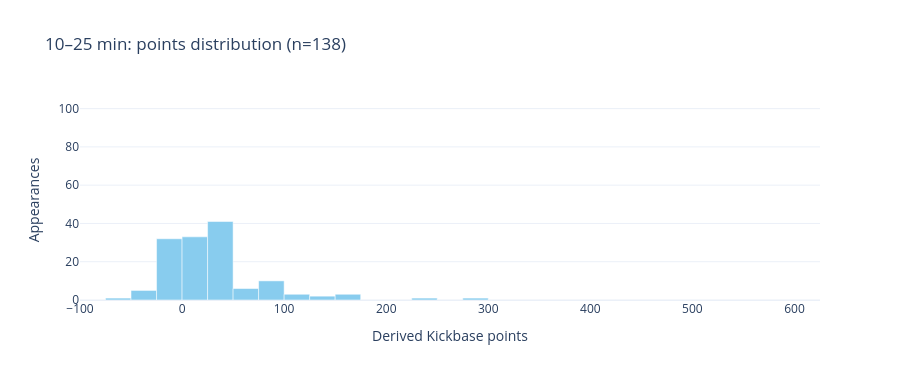

Notebook source saved alongside this figure:
### Markdown cell above
### 10–25 min

### Code cell
distribution_figure('10–25 min').show()

### Figure 1 — Plotly figure (JSON) as saved in the notebook; plotly's stock layout.template omitted (floating-point values rounded to 4 significant figures)
{"data": [{"customdata": [[-100.0, -75.0], [-75.0, -50.0], [-50.0, -25.0], [-25.0, 0.0], [0.0, 25.0], [25.0, 50.0], [50.0, 75.0], [75.0, 100.0], [100.0, 125.0], [125.0, 150.0], [150.0, 175.0], [175.0, 200.0], [200.0, 225.0], [225.0, 250.0], [250.0, 275.0], [275.0, 300.0], [300.0, 325.0], [325.0, 350.0], [350.0, 375.0], [375.0, 400.0], [400.0, 425.0], [425.0, 450.0], [450.0, 475.0], [475.0, 500.0], [500.0, 525.0], [525.0, 550.0], [550.0, 575.0], [575.0, 600.0], [600.0, 625.0]], "hovertemplate": "Points: [%{customdata[0]}, %{customdata[1]})<br>Appearances: %{y}<extra></extra>", "marker": {"color": "rgb(136, 204, 238)"}, "type": "bar", "width": 25, "x": [-87.5, -62.5, -37.5, -12.5, 12.5, 37.5, 62.5, 87.5, 112.5, 137.5, 162.5, 187.5, 212.5, 237.5, 262.5, 287.5, 312.5, 337.5, 362.5, 387.5, 412.5, 437.5, 462.5, 487.5, 512.5, 537.5, 562.5, 587.5, 612.5], "y": [0, 1, 5, 32, 33, 41, 6, 10, 3, 2, 3, 0, 0, 1, 0, 1, 0, 0, 0, 0, 0, 0, 0, 0, 0, 0, 0, 0, 0]}], "layout": {"bargap": 0, "height": 380, "title": {"text": "10–25 min: points distribution (n=138)"}, "xaxis": {"range": [-100, 625], "title": {"text": "Derived Kickbase points"}}, "yaxis": {"range": [0, 104.5], "title": {"text": "Appearances"}}}}
